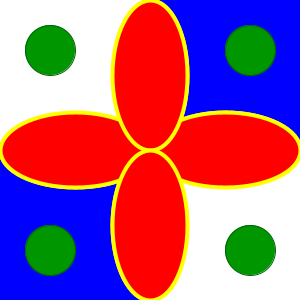
Frame 1 (no input)
Frame 60 (the mouse pressed at the canvas centre just before this capture): identical to frame 1, image omitted
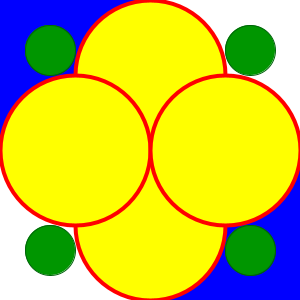
Frame 120 (the mouse held since frame 60 and released just before this capture)

The Processing sketch that drew these frames (run headless with seeded random() and noise(); from frame 60 on, the mouse is pressed at the canvas centre):

// Processing sketch: processing_36395
// ── processing_36395.pde

//for this exercise, I split the grid into the four quadrants.  
//moving the mouse into each of these quadrants will produce a different composition
//pressing the mouse will also create different compositions
//in all, there are 8 different compositions

void setup() {
  smooth();
  size(300, 300);
}

void draw() {

  background(0, 0, 255); //blue background

  //design one
  strokeWeight(4);
  stroke(255, 255, 0);//yellow
  fill(255, 0, 0);//red

  ellipse(75, 150, width/2, height/4);
  ellipse(225, 150, width/2, height/4);
  ellipse(150, 75, width/4, height/2);
  ellipse(150, 225, width/4, height/2);
  //large overlapping ellipses

  strokeWeight(1);
  stroke(0, 100, 10);
  fill(0, 150, 0); //dark green

  ellipse(50, 50, 50, 50);
  ellipse(250, 50, 50, 50);
  ellipse(50, 250, 50, 50);
  ellipse(250, 250, 50, 50);
  //small circles in each quadrant

  if (mouseX>=150) { //then

    stroke(255);
    fill(255);
    rect(150, 0, width/2, height/2);
    rect(0, 150, width/2, height/2);
    //this will effectively remove the top right and bottom left quadrants of the design
  }
  else {
    stroke(255);
    fill(255);
    rect(0, 0, width/2, height/2);
    rect(150, 150, width/2, height/2); 
    //this will effectively remove the top left and bottom right quadrants of the design
  }

  if (mouseY<=150) {//then

    //design one repeated
    strokeWeight(4);
    stroke(255, 255, 0);//yellow
    fill(255, 0, 0);//red

    ellipse(75, 150, width/2, height/4);
    ellipse(225, 150, width/2, height/4);
    ellipse(150, 75, width/4, height/2);
    ellipse(150, 225, width/4, height/2);
    //large overlapping ellipses

    strokeWeight(1);
    stroke(0, 100, 10);
    fill(0, 150, 0); //dark green

    ellipse(50, 50, 50, 50);
    ellipse(250, 50, 50, 50);
    ellipse(50, 250, 50, 50);
    ellipse(250, 250, 50, 50);
    //small circles in the corners

    //now when the mouse is at the top two quadrants, only the background changes
  }

  if (mousePressed) {//then

    //design two
    strokeWeight(4);
    stroke(255, 0, 0);//red
    fill(255, 255, 0);//yellow
    ellipse(150, 75, width/2, height/2);
    ellipse(150, 225, width/2, height/2);
    ellipse(75, 150, width/2, height/2);
    ellipse(225, 150, width/2, height/2);
    //this produces giant overlapping circles that cover the first composition.
  }
}
